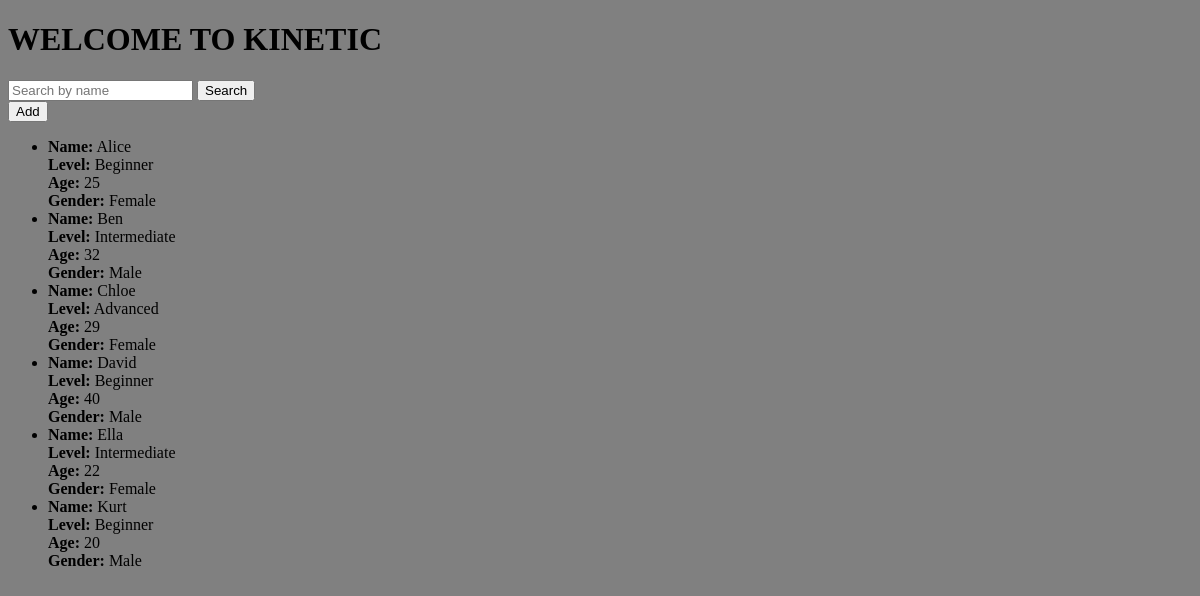
Before: / with the older database file.
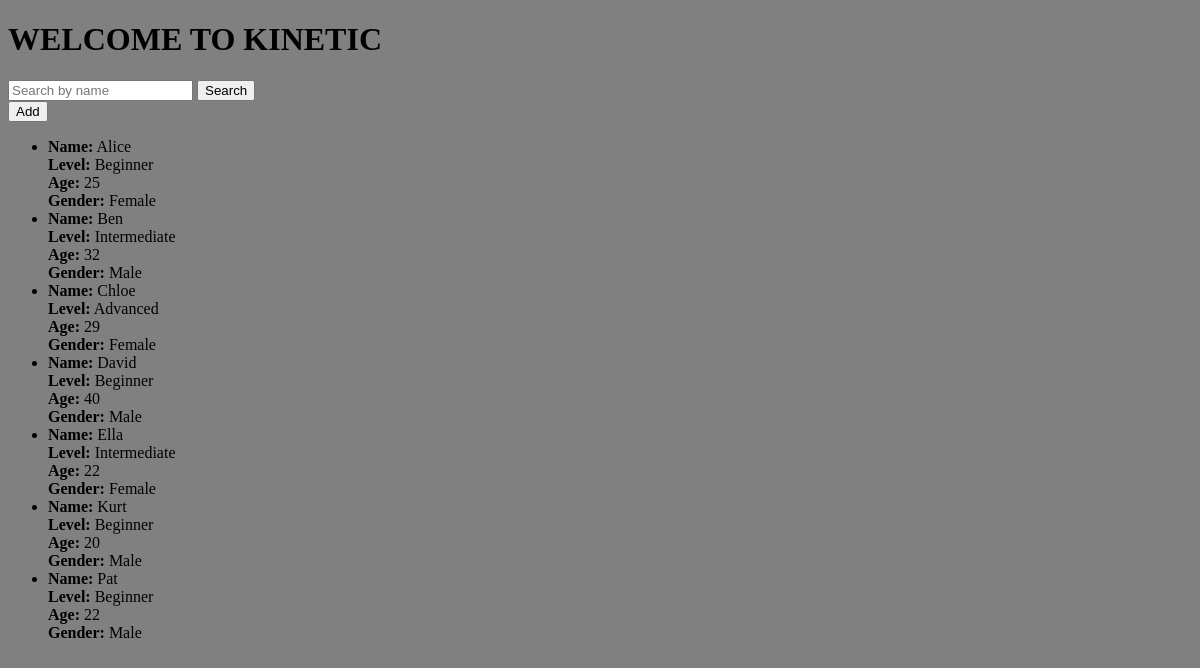
After: the same page with the newer database file.
### tables this page shows
CREATE TABLE clients (
            ClientID INTEGER PRIMARY KEY AUTOINCREMENT,
            Name TEXT NOT NULL,
            Level TEXT NOT NULL,
            Age INTEGER NOT NULL,
            Gender TEXT NOT NULL
        );

### app.py (the view)
@app.route('/')     # automatically executes this function when the program runs
def index():
    clients = get_all_clients()     # function that returns list of all users is passed as a parameter
    return render_template('index.html', clients=clients)

### app.py (called while the page is built)
def get_all_clients():      # uses SELECT query and returns all clients as a list
    conn = sqlite3.connect(DB_PATH)
    cursor = conn.cursor()
    cursor.execute("SELECT * FROM clients")
    clients = cursor.fetchall()
    conn.close()
    return clients

### templates/index.html (shortened to what this page needs)
<!DOCTYPE html>
<html lang="en">
<head>
    <link rel="stylesheet" href="Main.css">
</head>
<body>
    <div class = "wrapper">
        <div class="input-group">
            <h1> WELCOME TO KINETIC</h1>
        <form action="/search" method="GET">
            <input type="text" name="query" placeholder="Search by name" required>
            <button type="submit">Search</button>
        </form>
    </div>
    <a href="/add">
        <button type="button">Add</button>
    </a>
    <ul class="user-list">
        {% for client in clients %}
        <li class="user-card">
            <div class="user-item"><strong>Name:</strong> {{ client[1] }}</div>
            <div class="user-item"><strong>Level:</strong> {{ client[2] }}</div>
            <div class="user-item"><strong>Age:</strong> {{ client[3] }}</div>
            <div class="user-item"><strong>Gender:</strong> {{ client[4] }}</div>
        </li>
        {% endfor %}
    </ul>
</body>
</html>

### main.css (style rules this page uses)
body { height: 750px; width: 500px; background-color: grey; }

Changed rows visible on the page:
added clients: Name "Pat", Level "Beginner", Age "22", Gender "Male"
